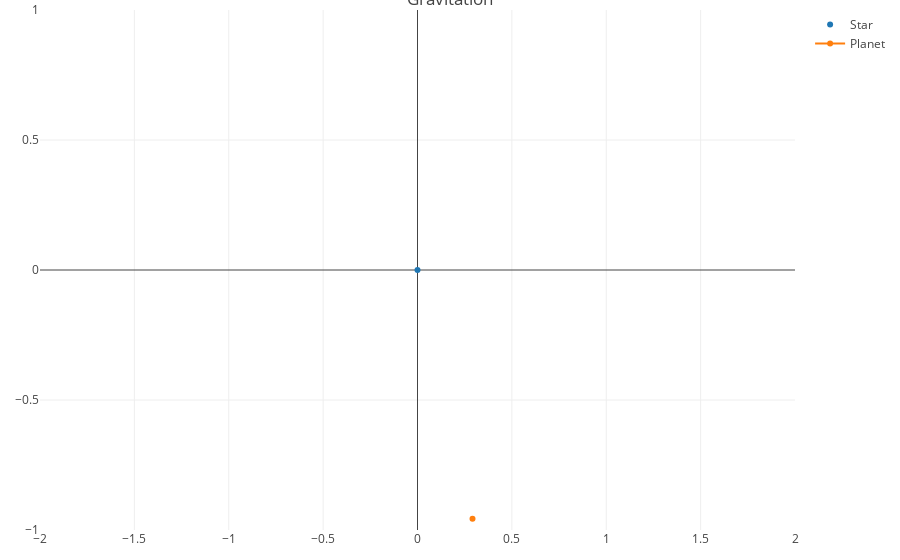

The cell this chart's notebook holds for it:
### Code cell
@manipulate for t=1:80
    t1 = PlotlyJS.scatter(;x=[0],
                  y=[0],
                  mode="markers",
                  name="Star",
                  text=["Star"])

    t2 = PlotlyJS.scatter(;x=[ps[1][t]],
                 y=[ps[2][t]],
                 mode="lines+markers",
                 name="Planet",
                 text=["Planet"])

    layout = Layout(;title="Gravitation", 
                     xaxis_range=[-2, 2],
                     yaxis_range=[-1, 1])
    data = [t1, t2]

    PlotlyJS.plot(data, layout)
end

### Figure 1 — Plotly figure (JSON) as saved in the notebook; plotly's stock layout.template omitted (floating-point values rounded to 4 significant figures)
{"data": [{"mode": "markers", "name": "Star", "text": ["Star"], "type": "scatter", "x": [0], "y": [0]}, {"mode": "lines+markers", "name": "Planet", "text": ["Planet"], "type": "scatter", "x": [0.2914], "y": [-0.9566]}], "layout": {"margin": {"b": 30, "l": 40, "r": 10, "t": 10}, "title": "Gravitation", "xaxis": {"range": [-2, 2]}, "yaxis": {"range": [-1, 1]}}}
